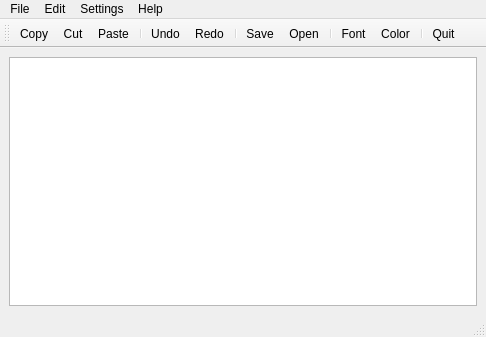
<?xml version="1.0" encoding="UTF-8"?>
<ui version="4.0">
 <class>NotePad</class>
 <widget class="QMainWindow" name="NotePad">
  <property name="geometry">
   <rect>
    <x>0</x>
    <y>0</y>
    <width>486</width>
    <height>337</height>
   </rect>
  </property>
  <property name="windowTitle">
   <string>MainWindow</string>
  </property>
  <widget class="QWidget" name="centralwidget">
   <layout class="QVBoxLayout" name="verticalLayout">
    <item>
     <widget class="QTextEdit" name="textEdit"/>
    </item>
   </layout>
  </widget>
  <widget class="QMenuBar" name="menubar">
   <property name="geometry">
    <rect>
     <x>0</x>
     <y>0</y>
     <width>486</width>
     <height>21</height>
    </rect>
   </property>
   <widget class="QMenu" name="menuFile">
    <property name="title">
     <string>File</string>
    </property>
    <addaction name="separator"/>
    <addaction name="actionSave"/>
    <addaction name="actionOpen"/>
    <addaction name="separator"/>
    <addaction name="actionQuit_2"/>
   </widget>
   <widget class="QMenu" name="menuEdit">
    <property name="title">
     <string>Edit</string>
    </property>
    <addaction name="actionCopy"/>
    <addaction name="actionCut"/>
    <addaction name="actionPaste"/>
    <addaction name="separator"/>
    <addaction name="actionUndo"/>
    <addaction name="actionRedo"/>
   </widget>
   <widget class="QMenu" name="menuHelp">
    <property name="title">
     <string>Help</string>
    </property>
    <addaction name="actionAbout"/>
    <addaction name="actionAbout_Qt"/>
   </widget>
   <widget class="QMenu" name="menuSettings">
    <property name="title">
     <string>Settings</string>
    </property>
    <addaction name="actionFont"/>
    <addaction name="actionColor"/>
    <addaction name="separator"/>
    <addaction name="actionSet_HTML"/>
    <addaction name="actionSet_Plain_Text"/>
   </widget>
   <addaction name="menuFile"/>
   <addaction name="menuEdit"/>
   <addaction name="menuSettings"/>
   <addaction name="menuHelp"/>
  </widget>
  <widget class="QStatusBar" name="statusbar"/>
  <widget class="QToolBar" name="toolBar">
   <property name="windowTitle">
    <string>toolBar</string>
   </property>
   <attribute name="toolBarArea">
    <enum>TopToolBarArea</enum>
   </attribute>
   <attribute name="toolBarBreak">
    <bool>false</bool>
   </attribute>
   <addaction name="actionCopy"/>
   <addaction name="actionCut"/>
   <addaction name="actionPaste"/>
   <addaction name="separator"/>
   <addaction name="actionUndo"/>
   <addaction name="actionRedo"/>
   <addaction name="separator"/>
   <addaction name="actionSave"/>
   <addaction name="actionOpen"/>
   <addaction name="separator"/>
   <addaction name="actionFont"/>
   <addaction name="actionColor"/>
   <addaction name="separator"/>
   <addaction name="actionQuit_2"/>
  </widget>
  <action name="actionQuit">
   <property name="text">
    <string>Quit</string>
   </property>
  </action>
  <action name="actionSave">
   <property name="icon">
    <iconset resource="resource.qrc">
     <normaloff>:/new/icons/resource/icons/save.png</normaloff>:/new/icons/resource/icons/save.png</iconset>
   </property>
   <property name="text">
    <string>Save</string>
   </property>
  </action>
  <action name="actionOpen">
   <property name="icon">
    <iconset resource="resource.qrc">
     <normaloff>:/new/icons/resource/icons/open.png</normaloff>:/new/icons/resource/icons/open.png</iconset>
   </property>
   <property name="text">
    <string>Open</string>
   </property>
  </action>
  <action name="actionQuit_2">
   <property name="icon">
    <iconset resource="resource.qrc">
     <normaloff>:/new/icons/resource/icons/exit.png</normaloff>:/new/icons/resource/icons/exit.png</iconset>
   </property>
   <property name="text">
    <string>Quit</string>
   </property>
  </action>
  <action name="actionCopy">
   <property name="icon">
    <iconset resource="resource.qrc">
     <normaloff>:/new/icons/resource/icons/copy.png</normaloff>:/new/icons/resource/icons/copy.png</iconset>
   </property>
   <property name="text">
    <string>Copy</string>
   </property>
  </action>
  <action name="actionCut">
   <property name="icon">
    <iconset resource="resource.qrc">
     <normaloff>:/new/icons/resource/icons/cut.png</normaloff>:/new/icons/resource/icons/cut.png</iconset>
   </property>
   <property name="text">
    <string>Cut</string>
   </property>
  </action>
  <action name="actionPaste">
   <property name="icon">
    <iconset resource="resource.qrc">
     <normaloff>:/new/icons/resource/icons/paste.png</normaloff>:/new/icons/resource/icons/paste.png</iconset>
   </property>
   <property name="text">
    <string>Paste</string>
   </property>
  </action>
  <action name="actionUndo">
   <property name="icon">
    <iconset resource="resource.qrc">
     <normaloff>:/new/icons/resource/icons/undo.png</normaloff>:/new/icons/resource/icons/undo.png</iconset>
   </property>
   <property name="text">
    <string>Undo</string>
   </property>
  </action>
  <action name="actionRedo">
   <property name="icon">
    <iconset resource="resource.qrc">
     <normaloff>:/new/icons/resource/icons/redo.png</normaloff>:/new/icons/resource/icons/redo.png</iconset>
   </property>
   <property name="text">
    <string>Redo</string>
   </property>
  </action>
  <action name="actionAbout">
   <property name="icon">
    <iconset resource="resource.qrc">
     <normaloff>:/new/icons/resource/icons/about.jpg</normaloff>:/new/icons/resource/icons/about.jpg</iconset>
   </property>
   <property name="text">
    <string>About</string>
   </property>
  </action>
  <action name="actionAbout_Qt">
   <property name="icon">
    <iconset resource="resource.qrc">
     <normaloff>:/new/icons/resource/icons/abt_qt.png</normaloff>:/new/icons/resource/icons/abt_qt.png</iconset>
   </property>
   <property name="text">
    <string>About Qt</string>
   </property>
  </action>
  <action name="actionFont">
   <property name="icon">
    <iconset resource="resource.qrc">
     <normaloff>:/new/icons/resource/icons/font.png</normaloff>:/new/icons/resource/icons/font.png</iconset>
   </property>
   <property name="text">
    <string>Font</string>
   </property>
  </action>
  <action name="actionColor">
   <property name="icon">
    <iconset resource="resource.qrc">
     <normaloff>:/new/icons/resource/icons/color.jpg</normaloff>:/new/icons/resource/icons/color.jpg</iconset>
   </property>
   <property name="text">
    <string>Color</string>
   </property>
  </action>
  <action name="actionSet_HTML">
   <property name="icon">
    <iconset resource="resource.qrc">
     <normaloff>:/new/icons/resource/icons/html.png</normaloff>:/new/icons/resource/icons/html.png</iconset>
   </property>
   <property name="text">
    <string>Set HTML</string>
   </property>
  </action>
  <action name="actionSet_Plain_Text">
   <property name="icon">
    <iconset resource="resource.qrc">
     <normaloff>:/new/icons/resource/icons/text.png</normaloff>:/new/icons/resource/icons/text.png</iconset>
   </property>
   <property name="text">
    <string>Set Plain Text</string>
   </property>
  </action>
 </widget>
 <resources>
  <include location="resource.qrc"/>
 </resources>
 <connections/>
</ui>
